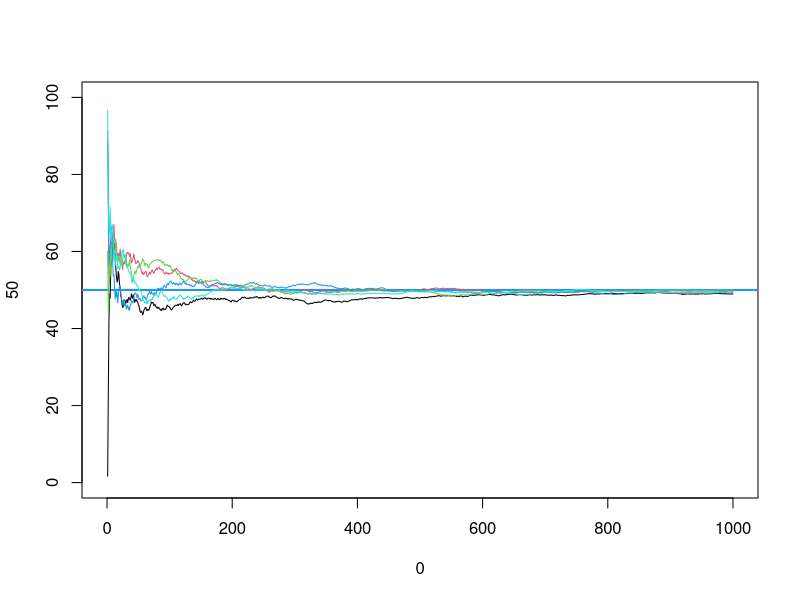

The R script that drew this image:
# Zadanie 3 (Własna funkcja + prawo wielkich liczb) - wygenerowane przez AI
# Napisz funkcję avg_cum(x), która zwraca wektor skumulowanych średnich.
#     Wylosuj 1000 liczb z rozkładu U(0, 100).
#     Narysuj wykres skumulowanych średnich.
#     Dodaj poziomą linię dla średniej teoretycznej (50).
#     Powtórz symulację 5 razy na jednym wykresie (różne kolory).
# Sugerowane funkcje: runif, cumsum, seq_along, abline, replicate

avg_cum <- function(x) {
  cumsum(x) / seq_along(x)
}

plot(0, 50, type = "n", xlim = c(0, 1000), ylim = c(0, 100))
abline(h = (100 - 0) / 2, col = 4, lwd = 2)
for (i in c(1, 2, 3, 4, 5)) {
  dane <- runif(1000, min = 0, max = 100)
  x <- avg_cum(dane)
  lines(x, pch = 3, col = i)
}
